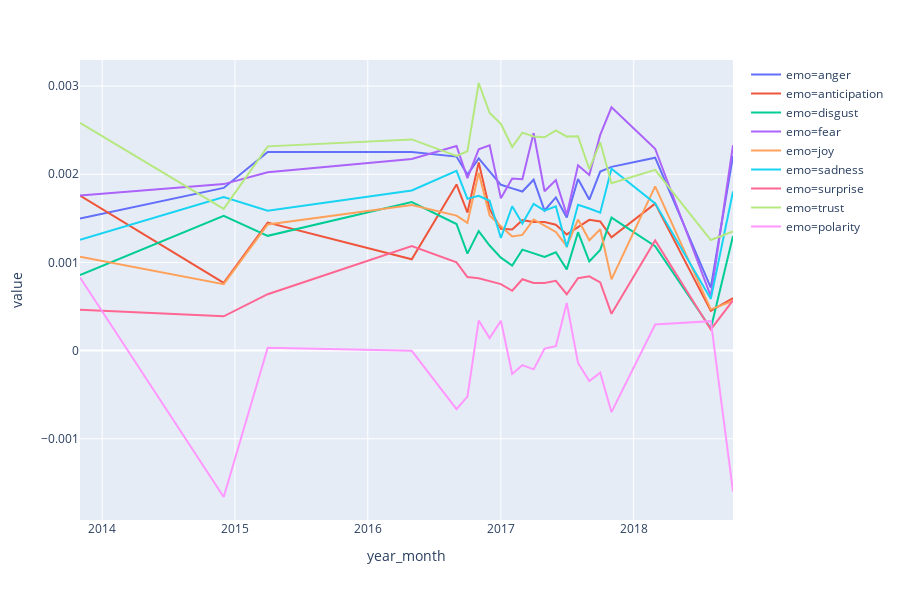

Here is the notebook cell this chart was saved with:
### Code cell
px.line(EMO_daily_thin, x='year_month', y='value', color='emo')

### Figure 1 — Plotly figure (JSON) as saved in the notebook; plotly's stock layout.template omitted (floating-point values rounded to 4 significant figures)
{"data": [{"hoverlabel": {"namelength": 0}, "hovertemplate": "emo=anger<br>year_month=%{x}<br>value=%{y}", "legendgroup": "emo=anger", "line": {"color": "#636efa", "dash": "solid"}, "mode": "lines", "name": "emo=anger", "showlegend": true, "type": "scatter", "x": ["2013-11", "2014-12", "2015-04", "2016-05", "2016-09", "2016-10", "2016-11", "2016-12", "2017-01", "2017-02", "2017-03", "2017-04", "2017-05", "2017-06", "2017-07", "2017-08", "2017-09", "2017-10", "2017-11", "2018-03", "2018-08", "2018-10"], "xaxis": "x", "y": [0.001497, 0.001845, 0.002253, 0.002253, 0.002201, 0.001996, 0.00218, 0.002033, 0.001881, 0.00184, 0.001804, 0.001938, 0.00159, 0.001738, 0.00151, 0.001948, 0.001713, 0.00203, 0.002084, 0.002189, 0.0007148, 0.002209], "yaxis": "y"}, {"hoverlabel": {"namelength": 0}, "hovertemplate": "emo=anticipation<br>year_month=%{x}<br>value=%{y}", "legendgroup": "emo=anticipation", "line": {"color": "#EF553B", "dash": "solid"}, "mode": "lines", "name": "emo=anticipation", "showlegend": true, "type": "scatter", "x": ["2013-11", "2014-12", "2015-04", "2016-05", "2016-09", "2016-10", "2016-11", "2016-12", "2017-01", "2017-02", "2017-03", "2017-04", "2017-05", "2017-06", "2017-07", "2017-08", "2017-09", "2017-10", "2017-11", "2018-03", "2018-08", "2018-10"], "xaxis": "x", "y": [0.001757, 0.0007685, 0.001452, 0.001036, 0.001885, 0.001566, 0.002134, 0.001605, 0.001381, 0.001375, 0.00148, 0.001459, 0.001458, 0.001428, 0.001318, 0.001399, 0.001483, 0.001465, 0.001285, 0.001667, 0.0004497, 0.0005962], "yaxis": "y"}, {"hoverlabel": {"namelength": 0}, "hovertemplate": "emo=disgust<br>year_month=%{x}<br>value=%{y}", "legendgroup": "emo=disgust", "line": {"color": "#00cc96", "dash": "solid"}, "mode": "lines", "name": "emo=disgust", "showlegend": true, "type": "scatter", "x": ["2013-11", "2014-12", "2015-04", "2016-05", "2016-09", "2016-10", "2016-11", "2016-12", "2017-01", "2017-02", "2017-03", "2017-04", "2017-05", "2017-06", "2017-07", "2017-08", "2017-09", "2017-10", "2017-11", "2018-03", "2018-08", "2018-10"], "xaxis": "x", "y": [0.0008581, 0.001529, 0.001302, 0.001684, 0.001436, 0.0011, 0.001355, 0.001192, 0.001054, 0.000965, 0.001146, 0.001101, 0.001061, 0.001116, 0.0009215, 0.001343, 0.001012, 0.001142, 0.001508, 0.001184, 0.0002505, 0.001301], "yaxis": "y"}, {"hoverlabel": {"namelength": 0}, "hovertemplate": "emo=fear<br>year_month=%{x}<br>value=%{y}", "legendgroup": "emo=fear", "line": {"color": "#ab63fa", "dash": "solid"}, "mode": "lines", "name": "emo=fear", "showlegend": true, "type": "scatter", "x": ["2013-11", "2014-12", "2015-04", "2016-05", "2016-09", "2016-10", "2016-11", "2016-12", "2017-01", "2017-02", "2017-03", "2017-04", "2017-05", "2017-06", "2017-07", "2017-08", "2017-09", "2017-10", "2017-11", "2018-03", "2018-08", "2018-10"], "xaxis": "x", "y": [0.00176, 0.001889, 0.002023, 0.002173, 0.002321, 0.001957, 0.002283, 0.002328, 0.001728, 0.001952, 0.001943, 0.002467, 0.001808, 0.001934, 0.00154, 0.002103, 0.001991, 0.002446, 0.00276, 0.00229, 0.0006165, 0.002329], "yaxis": "y"}, {"hoverlabel": {"namelength": 0}, "hovertemplate": "emo=joy<br>year_month=%{x}<br>value=%{y}", "legendgroup": "emo=joy", "line": {"color": "#FFA15A", "dash": "solid"}, "mode": "lines", "name": "emo=joy", "showlegend": true, "type": "scatter", "x": ["2013-11", "2014-12", "2015-04", "2016-05", "2016-09", "2016-10", "2016-11", "2016-12", "2017-01", "2017-02", "2017-03", "2017-04", "2017-05", "2017-06", "2017-07", "2017-08", "2017-09", "2017-10", "2017-11", "2018-03", "2018-08", "2018-10"], "xaxis": "x", "y": [0.001064, 0.0007541, 0.00143, 0.001651, 0.001531, 0.00145, 0.002018, 0.001534, 0.001411, 0.001294, 0.001313, 0.001487, 0.001418, 0.001346, 0.001185, 0.001487, 0.001252, 0.001376, 0.0008081, 0.001863, 0.0004678, 0.0005622], "yaxis": "y"}, {"hoverlabel": {"namelength": 0}, "hovertemplate": "emo=sadness<br>year_month=%{x}<br>value=%{y}", "legendgroup": "emo=sadness", "line": {"color": "#19d3f3", "dash": "solid"}, "mode": "lines", "name": "emo=sadness", "showlegend": true, "type": "scatter", "x": ["2013-11", "2014-12", "2015-04", "2016-05", "2016-09", "2016-10", "2016-11", "2016-12", "2017-01", "2017-02", "2017-03", "2017-04", "2017-05", "2017-06", "2017-07", "2017-08", "2017-09", "2017-10", "2017-11", "2018-03", "2018-08", "2018-10"], "xaxis": "x", "y": [0.001256, 0.001743, 0.001586, 0.001817, 0.002039, 0.001722, 0.001757, 0.001699, 0.001277, 0.001637, 0.001441, 0.001665, 0.001587, 0.001637, 0.001176, 0.001654, 0.001612, 0.001563, 0.002062, 0.00167, 0.0005866, 0.001805], "yaxis": "y"}, {"hoverlabel": {"namelength": 0}, "hovertemplate": "emo=surprise<br>year_month=%{x}<br>value=%{y}", "legendgroup": "emo=surprise", "line": {"color": "#FF6692", "dash": "solid"}, "mode": "lines", "name": "emo=surprise", "showlegend": true, "type": "scatter", "x": ["2013-11", "2014-12", "2015-04", "2016-05", "2016-09", "2016-10", "2016-11", "2016-12", "2017-01", "2017-02", "2017-03", "2017-04", "2017-05", "2017-06", "2017-07", "2017-08", "2017-09", "2017-10", "2017-11", "2018-03", "2018-08", "2018-10"], "xaxis": "x", "y": [0.0004623, 0.000389, 0.0006395, 0.001185, 0.001001, 0.0008346, 0.0008203, 0.0007904, 0.0007538, 0.000679, 0.0008092, 0.0007663, 0.0007679, 0.0007909, 0.0006392, 0.0008213, 0.0008432, 0.0007729, 0.0004172, 0.00125, 0.0002396, 0.0005707], "yaxis": "y"}, {"hoverlabel": {"namelength": 0}, "hovertemplate": "emo=trust<br>year_month=%{x}<br>value=%{y}", "legendgroup": "emo=trust", "line": {"color": "#B6E880", "dash": "solid"}, "mode": "lines", "name": "emo=trust", "showlegend": true, "type": "scatter", "x": ["2013-11", "2014-12", "2015-04", "2016-05", "2016-09", "2016-10", "2016-11", "2016-12", "2017-01", "2017-02", "2017-03", "2017-04", "2017-05", "2017-06", "2017-07", "2017-08", "2017-09", "2017-10", "2017-11", "2018-03", "2018-08", "2018-10"], "xaxis": "x", "y": [0.002583, 0.001608, 0.002317, 0.002396, 0.002208, 0.002262, 0.003036, 0.002695, 0.002571, 0.002309, 0.002473, 0.00243, 0.00242, 0.002497, 0.002427, 0.00243, 0.002059, 0.002363, 0.001898, 0.00205, 0.001254, 0.001351], "yaxis": "y"}, {"hoverlabel": {"namelength": 0}, "hovertemplate": "emo=polarity<br>year_month=%{x}<br>value=%{y}", "legendgroup": "emo=polarity", "line": {"color": "#FF97FF", "dash": "solid"}, "mode": "lines", "name": "emo=polarity", "showlegend": true, "type": "scatter", "x": ["2013-11", "2014-12", "2015-04", "2016-05", "2016-09", "2016-10", "2016-11", "2016-12", "2017-01", "2017-02", "2017-03", "2017-04", "2017-05", "2017-06", "2017-07", "2017-08", "2017-09", "2017-10", "2017-11", "2018-03", "2018-08", "2018-10"], "xaxis": "x", "y": [0.00083, -0.001661, 3.241e-05, -2.706e-06, -0.0006641, -0.0005226, 0.00034, 0.000142, 0.0003378, -0.0002643, -0.0001651, -0.0002129, 2.237e-05, 4.945e-05, 0.0005405, -0.00014, -0.0003455, -0.0002497, -0.0006984, 0.0002961, 0.000334, -0.001598], "yaxis": "y"}], "layout": {"height": 600, "legend": {"tracegroupgap": 0}, "margin": {"t": 60}, "xaxis": {"anchor": "y", "domain": [0, 1], "title": {"text": "year_month"}}, "yaxis": {"anchor": "x", "domain": [0, 1], "title": {"text": "value"}}}}
